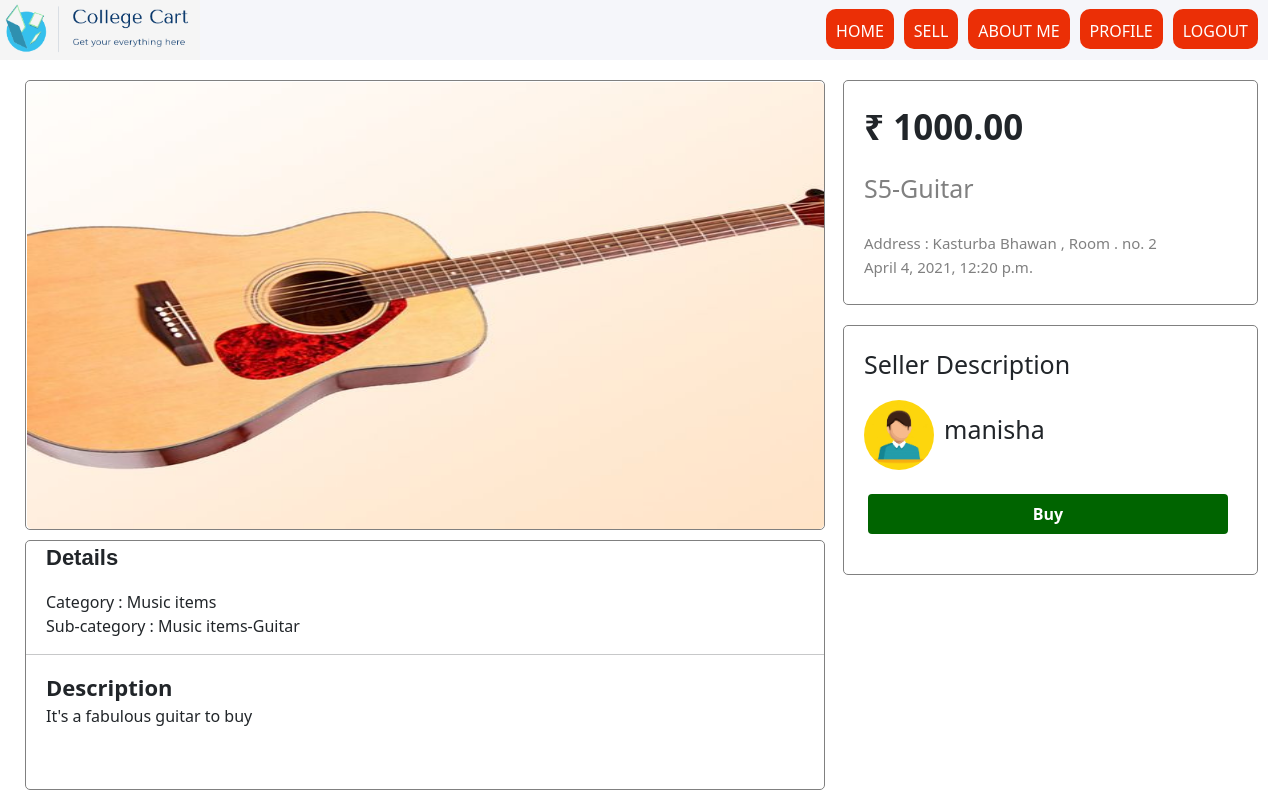
The page /shop/detail/12/ (signed in) on the database as committed earlier.
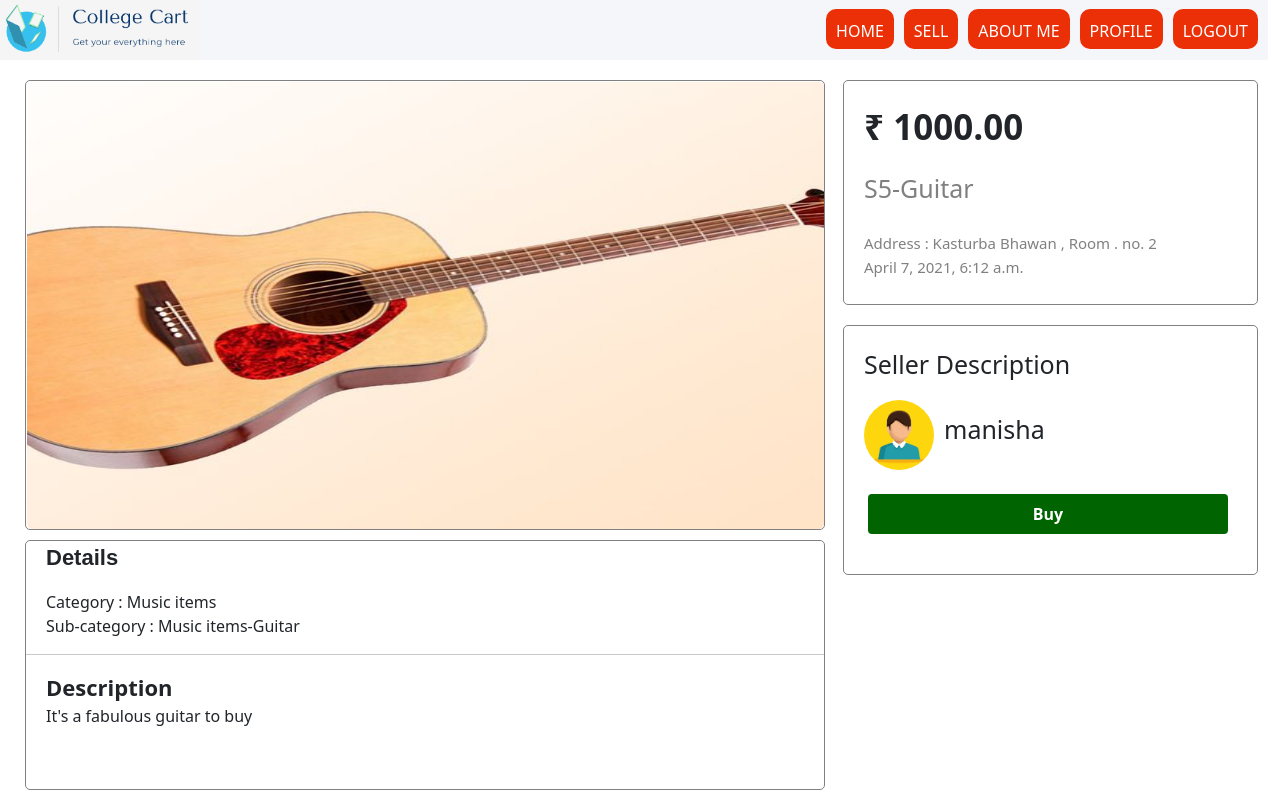
The same page on the database as committed later.
### shop/models.py (models this page shows)
class item(models.Model):
	user=models.ForeignKey(User, on_delete=models.CASCADE)
	category=models.ForeignKey(Category, on_delete=models.CASCADE)
	subcategoryname=models.ForeignKey(subcategory, on_delete=models.CASCADE)
	title=models.CharField(max_length=1000,null=False, blank=False)
	image=models.ImageField(null= False, blank=False, upload_to="itemimage" )
	description=models.CharField(max_length=1000, null=False, blank=False)
	price = models.DecimalField(max_digits=10, decimal_places=2)
	address=models.CharField(max_length=1000,null=False, blank=False)
	available = models.BooleanField(default=True)
	published_on=models.DateTimeField(auto_now=True)

class Category(models.Model):
	name=models.CharField(max_length=100)
	def __str__(self):
		return self.name

class subcategory(models.Model):
	category=models.ForeignKey(Category, on_delete=models.CASCADE)
	subcategoryname=models.TextField(null=False,blank=False)
	def __str__(self):
		return str(self.category)+'-'+str(self.subcategoryname)

### shop/views.py (the view)
# urls.py: path('detail/<int:item_id>/',views.detailView,name="detail"),
@login_required
def detailView(request,item_id):
	img = item.objects.get(pk=item_id)
	return render(request, 'detail.html',{'img':img})

### shop/context_processors.py (called while the page is built)
def menu_categories(request):
    categories = Category.objects.all()
    return {'menu_categories':categories}

### shop/templates/detail.html (shortened to what the changed rows need)
{% extends 'index.html'%}
{% block content %}
{% load static %}
<div class="main_page" style="display: flex; flex-direction: row;">
    <div class="main_page1">
        <div class="image_pic" style="border: 0.5px solid gray; border-radius: 5px;width: 800px; height: 450px;margin-left: 25px; margin-top: 20px;">
            <img src="{{img.image.url}}" style="height: 447px; width: 797px; margin-left: 1px; border-radius: 5px; margin-top: 1px;">
        </div>
        <div class="details" style="width: 800px; height: 250px;border-radius: 5px;border: 0.5px solid gray;margin-left: 25px; margin-top: 10px;">
            <p style="font-size: 22px; font-family:sans-serif; margin-left: 20px;"><b>Details</b></p>
            <span style="margin-left: 20px;">Category : {{img.category}}</span></br>
            <span style="margin-left: 20px;">Sub-category : {{img.subcategoryname}}</span><br><hr>
            <span style="margin-left: 20px;font-size: 22px;"><b>Description</b></span><br>
            <span style="margin-left: 20px;;"> {{img.description}}</span><br>
        </div>
    </div>
    <div class="main_page2">
        <div class="price_tag" style="border: 0.5px solid gray; border-radius: 5px; margin-left: 18px ;width: 415px; height: 225px;display: flex; flex-direction: row; margin-top: 20px;">
            <div>
                <p style="font-size: 35px; margin-left: 20px; margin-top: 20px;"><b>&#8377; {{img.price}}</b></p>
                <span style="margin-left: 20px; color: gray;font-size: 25px;">{{img.title}}</span></br></br>
                <span style="margin-left: 20px;  font-size: 15px; color: gray;" >Address : {{img.address}}</span><br>
                <span style="margin-left: 20px; font-size: 15px; color: gray; margin-left: 20px;">{{img.published_on}}</span></br>
            </div>
        </div>
        <div class="seller_descrip" style="border: 0.5px solid gray; border-radius: 5px; margin-left: 18px ;width: 415px; height: 250px;display: flex; flex-direction: row; margin-top: 20px;">
            <div>
                <p style="font-size: 25px; margin-left: 20px; margin-top: 20px;">Seller Description</p>
                <img src="{% static './ava.jpg'%}" style="height: 70px; width: 70px; border-radius: 50%; margin-left: 20px;"><span style="font-size: 25px; margin-left: 10px;">{{img.user}}</span><br>
                <br><a href="http://127.0.0.1:8000/chat/chatwith{{img.user}}/?username={{user.username}}"><button id="btn1" type="button"><b>Buy</b></button></a>
            </div>
        </div>
    </div>
</div>
{% endblock %}

Rows that differ between the two databases and show on the page:
changed item "S5-Guitar": published_on "April 4, 2021, 12:20 p.m." → "April 7, 2021, 6:12 a.m."
